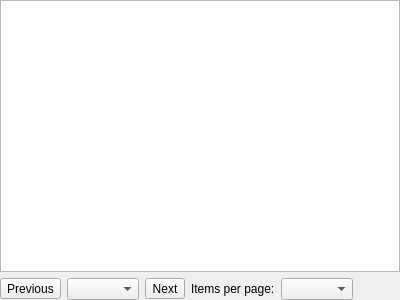
<?xml version="1.0" encoding="UTF-8"?>
<ui version="4.0">
 <class>RouterHostsWidget</class>
 <widget class="QWidget" name="RouterHostsWidget">
  <property name="geometry">
   <rect>
    <x>0</x>
    <y>0</y>
    <width>400</width>
    <height>300</height>
   </rect>
  </property>
  <layout class="QVBoxLayout" name="verticalLayout">
   <property name="leftMargin">
    <number>0</number>
   </property>
   <property name="topMargin">
    <number>0</number>
   </property>
   <property name="rightMargin">
    <number>0</number>
   </property>
   <property name="bottomMargin">
    <number>0</number>
   </property>
   <item>
    <widget class="QTreeView" name="tree_hosts">
     <property name="editTriggers">
      <set>QAbstractItemView::EditTrigger::NoEditTriggers</set>
     </property>
     <property name="selectionMode">
      <enum>QAbstractItemView::SelectionMode::ExtendedSelection</enum>
     </property>
     <property name="selectionBehavior">
      <enum>QAbstractItemView::SelectionBehavior::SelectRows</enum>
     </property>
     <property name="showDropIndicator" stdset="0">
      <bool>false</bool>
     </property>
     <property name="indentation">
      <number>0</number>
     </property>
     <property name="itemsExpandable">
      <bool>false</bool>
     </property>
     <property name="sortingEnabled">
      <bool>true</bool>
     </property>
     <property name="expandsOnDoubleClick">
      <bool>false</bool>
     </property>
    </widget>
   </item>
   <item>
    <layout class="QHBoxLayout" name="layout_hosts_pagination">
     <item>
      <widget class="IconTextButton" name="button_hosts_prev">
       <property name="toolTip">
        <string>Previous page</string>
       </property>
       <property name="text">
        <string>Previous</string>
       </property>
       <property name="icon">
        <iconset resource="../../../common/resources/common.qrc">
         <normaloff>:/img/arrow-left.svg</normaloff>:/img/arrow-left.svg</iconset>
       </property>
      </widget>
     </item>
     <item>
      <widget class="QComboBox" name="combo_hosts_page"/>
     </item>
     <item>
      <widget class="IconTextButton" name="button_hosts_next">
       <property name="toolTip">
        <string>Next page</string>
       </property>
       <property name="text">
        <string>Next</string>
       </property>
       <property name="icon">
        <iconset resource="../../../common/resources/common.qrc">
         <normaloff>:/img/arrow-right.svg</normaloff>:/img/arrow-right.svg</iconset>
       </property>
      </widget>
     </item>
     <item>
      <widget class="QLabel" name="label_hosts_page_size">
       <property name="text">
        <string>Items per page:</string>
       </property>
      </widget>
     </item>
     <item>
      <widget class="QComboBox" name="combo_hosts_page_size"/>
     </item>
     <item>
      <spacer name="spacer_hosts_pagination">
       <property name="orientation">
        <enum>Qt::Orientation::Horizontal</enum>
       </property>
       <property name="sizeHint" stdset="0">
        <size>
         <width>40</width>
         <height>20</height>
        </size>
       </property>
      </spacer>
     </item>
    </layout>
   </item>
  </layout>
 </widget>
 <customwidgets>
  <customwidget>
   <class>IconTextButton</class>
   <extends>QToolButton</extends>
   <header>common/desktop/icon_text_button.h</header>
  </customwidget>
 </customwidgets>
 <resources>
  <include location="../../../common/resources/common.qrc"/>
 </resources>
 <connections/>
</ui>
